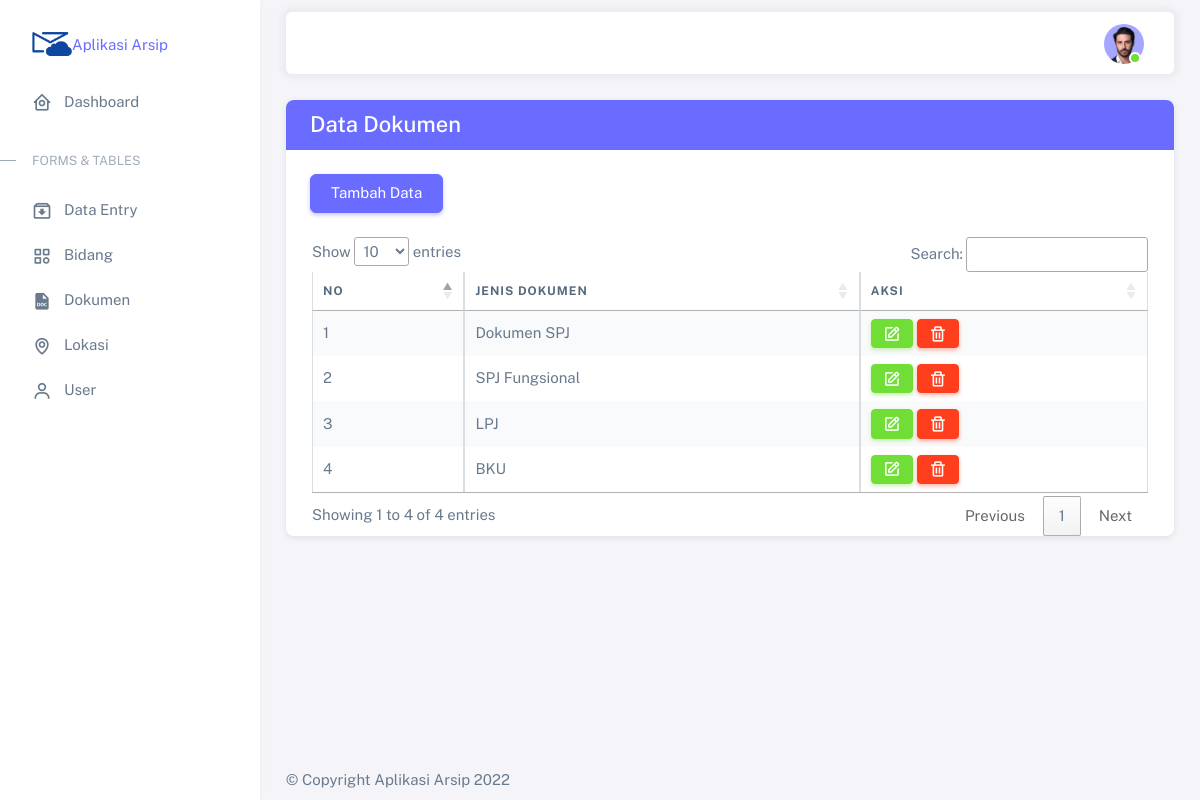
The page /index.php?page=dokumen/index (signed in) on the database its author committed.
### tables this page shows
CREATE TABLE `tb_dokumen` (
  `id_dokumen` int(11) NOT NULL,
  `nama_dokumen` varchar(255) NOT NULL
);

### index.php (called while the page is built, shortened)
<?php
include "layout/header.php";
include "layout/sidebar.php";
include "content.php";
include "layout/footer.php";

### dokumen/index.php (the view)
<div class="container-xxl flex-grow-1 container-p-y">
    <div class="card">
        <div style="background-color:#696cff; height:50px;" class="card-header">
            <h4 style="color:white; position:absolute; top:12px;">Data Dokumen</h4>
        </div>
        <h5 class="card-header">
            <a class="btn btn-md btn-primary" href="index.php?page=dokumen/tambah">Tambah Data</a>
        </h5>
        <div class="table-responsive text-nowrap container">
            <table class="table table-bordered table-striped" id="myTable">
                <thead>
                    <tr>
                        <th>No</th>
                        <th>Jenis Dokumen</th>
                        <th>Aksi</th>
                    </tr>
                </thead>
                <tbody class="table-border-bottom-0">
                    <?php
                    $no = 1;
                    $query = mysqli_query($koneksi, "SELECT * FROM tb_dokumen ORDER BY id_dokumen DESC");
                    while ($data = mysqli_fetch_array($query)) {
                    ?>
                        <tr>
                            <td><?= $no++ ?></td>
                            <td><?= $data['nama_dokumen'] ?></td>
                            <td>
                                <a href="index.php?page=dokumen/ubah&id_dokumen=<?= $data['id_dokumen'] ?>" class="btn btn-sm btn-success"><i class="bx bx-edit"></i></a>
                                <a href="dokumen/hapus.php?id_dokumen=<?= $data['id_dokumen'] ?>" onclick="return confirm('Apakah Anda Yakin Ingin Hapus Data?')" class="btn btn-sm btn-danger"><i class="bx bx-trash"></i></a>
                            </td>
                        </tr>
                    <?php  } ?>
                </tbody>
            </table>
        </div>
    </div>
</div>

### rows shown on the page
tb_dokumen: nama_dokumen "Dokumen SPJ"
tb_dokumen: nama_dokumen "SPJ Fungsional"
tb_dokumen: nama_dokumen "LPJ"
tb_dokumen: nama_dokumen "BKU"
